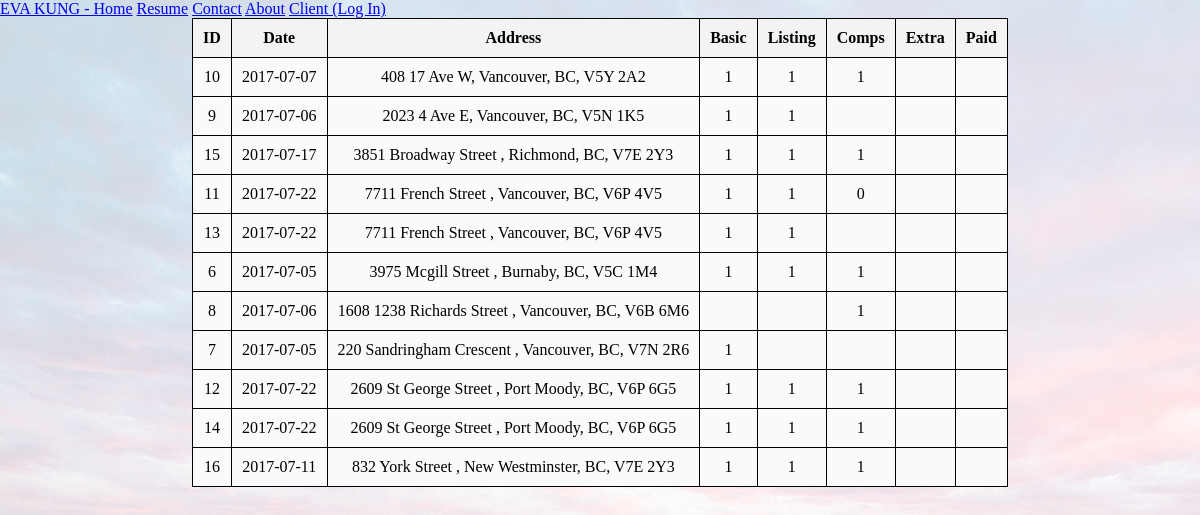
The app's page /unpaid_table.php, older data.
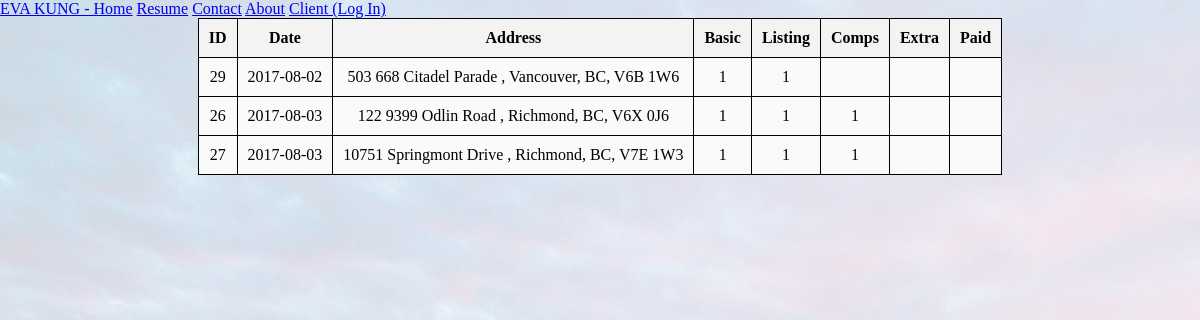
The same page, newer data.
### tables this page shows
CREATE TABLE `evakun5_addresses` (
  `Date` date DEFAULT NULL,
  `StreetNum` int(5) DEFAULT NULL,
  `StreetName` varchar(30) DEFAULT NULL,
  `StreetType` varchar(20) DEFAULT NULL,
  `Direction` varchar(2) DEFAULT NULL,
  `UnitNum` int(10) DEFAULT NULL,
  `City` varchar(20) DEFAULT NULL,
  `Province` varchar(2) DEFAULT NULL,
  `PostalCode` varchar(7) DEFAULT NULL,
  `Basic` int(11) DEFAULT NULL,
  `Listing` int(11) DEFAULT NULL,
  `Comps` int(11) DEFAULT NULL,
  `Extra` int(11) DEFAULT NULL,
  `Paid` varchar(3) DEFAULT NULL,
  `AID` int(11) NOT NULL
);

### unpaid_table.php (the view, shortened to what this page needs)
<!DOCTYPE HTML>
<html lang="en">
<head>
  <link rel="stylesheet" type="text/css" href="styles/menubar.css">
  <link rel="stylesheet" type="text/css" href="styles/home.css">
  <link rel="stylesheet" type="text/css" href="styles/background.css">
  <link rel="stylesheet" type="text/css" href="styles/display_block.css">
  <link rel="stylesheet" type="text/css" href="styles/user.css">
</head>
<body>
<div class="menu_bar_top" id="menu_bar_top">
  <a href="#Home.html">EVA KUNG - Home</a>
  <a href="resume.html">Resume</a>
  <a href="#contact">Contact</a>
  <a href="#about">About</a>
  <a href="login.html">Client (Log In)</a>
</div>
<?php
    $con=mysqli_connect("localhost", "evakun5", "Ek101092", "evakun5_database");
?>
<?php
    $result = mysqli_query($con,"SELECT * FROM `evakun5_addresses` WHERE `Paid` IS NULL ORDER BY `StreetName` ASC");
      echo "<table>";
      echo "<tr>";
      echo "<th> ID";
      echo "<th> Date";
      echo "<th> Address";
      echo "<th> Basic";
      echo "<th> Listing" ;
      echo "<th> Comps";
      echo "<th> Extra";
      echo "<th> Paid";
      while($row = mysqli_fetch_array($result)){
            $aid=$row['AID'];
            $date=$row['Date'];
            $street_num=$row['StreetNum'];
            $street_name=$row['StreetName'];
            $street_type=$row['StreetType'];
            $dir=$row['Direction'];
            $unit=$row['UnitNum'];
            $city= $row['City'];
            $province= $row['Province'];
            $postal_code= $row['PostalCode'];
            $basic= $row['Basic'];
            $listing= $row['Listing'];
            $comps=$row['Comps'];
            $extra=$row['Extra'];
            $paid= $row['Paid'];
            echo "</tr>";
            echo "<tr>";
            echo "<td>$aid";
            echo "<td>$date";
            echo "<td>".$unit." ".$street_num." ".$street_name." ".$street_type." ".$dir.", ".$city.", ".$province.", ".$postal_code;
            echo "<td>$basic";
            echo "<td>$listing";
            echo "<td>$comps";
            echo "<td>$extra";
            echo "<td>$paid";
            echo "</tr>";
    }
    echo "</table>";
?>
</body>
</html>

Row changes from the older to the newer data that the page shows:
no longer on this page (row edited): evakun5_addresses: AID "10", Date "2017-07-07", StreetNum "408", StreetName "17", StreetType "Ave", Direction "W", City "Vancouver", Province "BC", PostalCode "V5Y 2A2", Basic "1", Listing "1", Comps "1"
no longer on this page (row edited): evakun5_addresses: AID "9", Date "2017-07-06", StreetNum "2023", StreetName "4", StreetType "Ave", Direction "E", City "Vancouver", Province "BC", PostalCode "V5N 1K5", Basic "1", Listing "1"
no longer on this page (row edited): evakun5_addresses: AID "15", Date "2017-07-17", StreetNum "3851", StreetName "Broadway", StreetType "Street", City "Richmond", Province "BC", PostalCode "V7E 2Y3", Basic "1", Listing "1", Comps "1"
no longer on this page (row edited): evakun5_addresses: AID "11", Date "2017-07-22", StreetNum "7711", StreetName "French", StreetType "Street", City "Vancouver", Province "BC", PostalCode "V6P 4V5", Basic "1", Listing "1", Comps "0"
no longer on this page (row edited): evakun5_addresses: AID "13", Date "2017-07-22", StreetNum "7711", StreetName "French", StreetType "Street", City "Vancouver", Province "BC", PostalCode "V6P 4V5", Basic "1", Listing "1"
no longer on this page (row edited): evakun5_addresses: AID "6", Date "2017-07-05", StreetNum "3975", StreetName "Mcgill", StreetType "Street", City "Burnaby", Province "BC", PostalCode "V5C 1M4", Basic "1", Listing "1", Comps "1"
no longer on this page (row edited): evakun5_addresses: AID "8", Date "2017-07-06", UnitNum "1608", StreetNum "1238", StreetName "Richards", StreetType "Street", City "Vancouver", Province "BC", PostalCode "V6B 6M6", Comps "1"
no longer on this page (row edited): evakun5_addresses: AID "7", Date "2017-07-05", StreetNum "220", StreetName "Sandringham", StreetType "Crescent", City "Vancouver", Province "BC", PostalCode "V7N 2R6", Basic "1"
no longer on this page (row edited): evakun5_addresses: AID "12", Date "2017-07-22", StreetNum "2609", StreetName "St George", StreetType "Street", City "Port Moody", Province "BC", PostalCode "V6P 6G5", Basic "1", Listing "1", Comps "1"
no longer on this page (row edited): evakun5_addresses: AID "14", Date "2017-07-22", StreetNum "2609", StreetName "St George", StreetType "Street", City "Port Moody", Province "BC", PostalCode "V6P 6G5", Basic "1", Listing "1", Comps "1"
no longer on this page (row edited): evakun5_addresses: AID "16", Date "2017-07-11", StreetNum "832", StreetName "York", StreetType "Street", City "New Westminster", Province "BC", PostalCode "V7E 2Y3", Basic "1", Listing "1", Comps "1"
added evakun5_addresses: AID "29", Date "2017-08-02", UnitNum "503", StreetNum "668", StreetName "Citadel Parade", City "Vancouver", Province "BC", PostalCode "V6B 1W6", Basic "1", Listing "1"
added evakun5_addresses: AID "26", Date "2017-08-03", UnitNum "122", StreetNum "9399", StreetName "Odlin", StreetType "Road", City "Richmond", Province "BC", PostalCode "V6X 0J6", Basic "1", Listing "1", Comps "1"
added evakun5_addresses: AID "27", Date "2017-08-03", StreetNum "10751", StreetName "Springmont", StreetType "Drive", City "Richmond", Province "BC", PostalCode "V7E 1W3", Basic "1", Listing "1", Comps "1"
